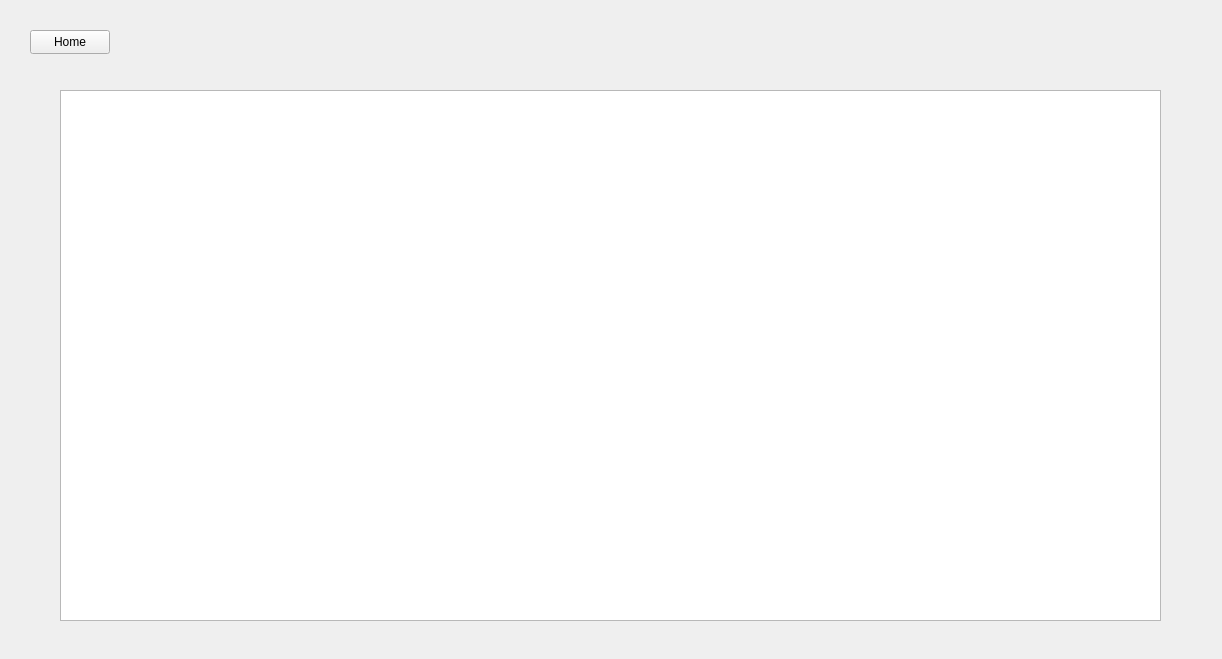
<?xml version="1.0" encoding="UTF-8"?>
<ui version="4.0">
 <class>LogsWindow</class>
 <widget class="QWidget" name="LogsWindow">
  <property name="geometry">
   <rect>
    <x>0</x>
    <y>0</y>
    <width>1222</width>
    <height>659</height>
   </rect>
  </property>
  <property name="windowTitle">
   <string>Form</string>
  </property>
  <widget class="QStackedWidget" name="stackedWidget">
   <property name="geometry">
    <rect>
     <x>40</x>
     <y>80</y>
     <width>1161</width>
     <height>561</height>
    </rect>
   </property>
   <property name="currentIndex">
    <number>0</number>
   </property>
   <widget class="QWidget" name="h_LOGS">
    <widget class="QTableWidget" name="categoryTable_3">
     <property name="geometry">
      <rect>
       <x>20</x>
       <y>10</y>
       <width>1101</width>
       <height>531</height>
      </rect>
     </property>
     <property name="layoutDirection">
      <enum>Qt::LayoutDirection::LeftToRight</enum>
     </property>
     <attribute name="horizontalHeaderDefaultSectionSize">
      <number>200</number>
     </attribute>
    </widget>
   </widget>
  </widget>
  <widget class="QPushButton" name="home">
   <property name="geometry">
    <rect>
     <x>30</x>
     <y>30</y>
     <width>80</width>
     <height>24</height>
    </rect>
   </property>
   <property name="text">
    <string>Home</string>
   </property>
  </widget>
 </widget>
 <resources/>
 <connections/>
</ui>
